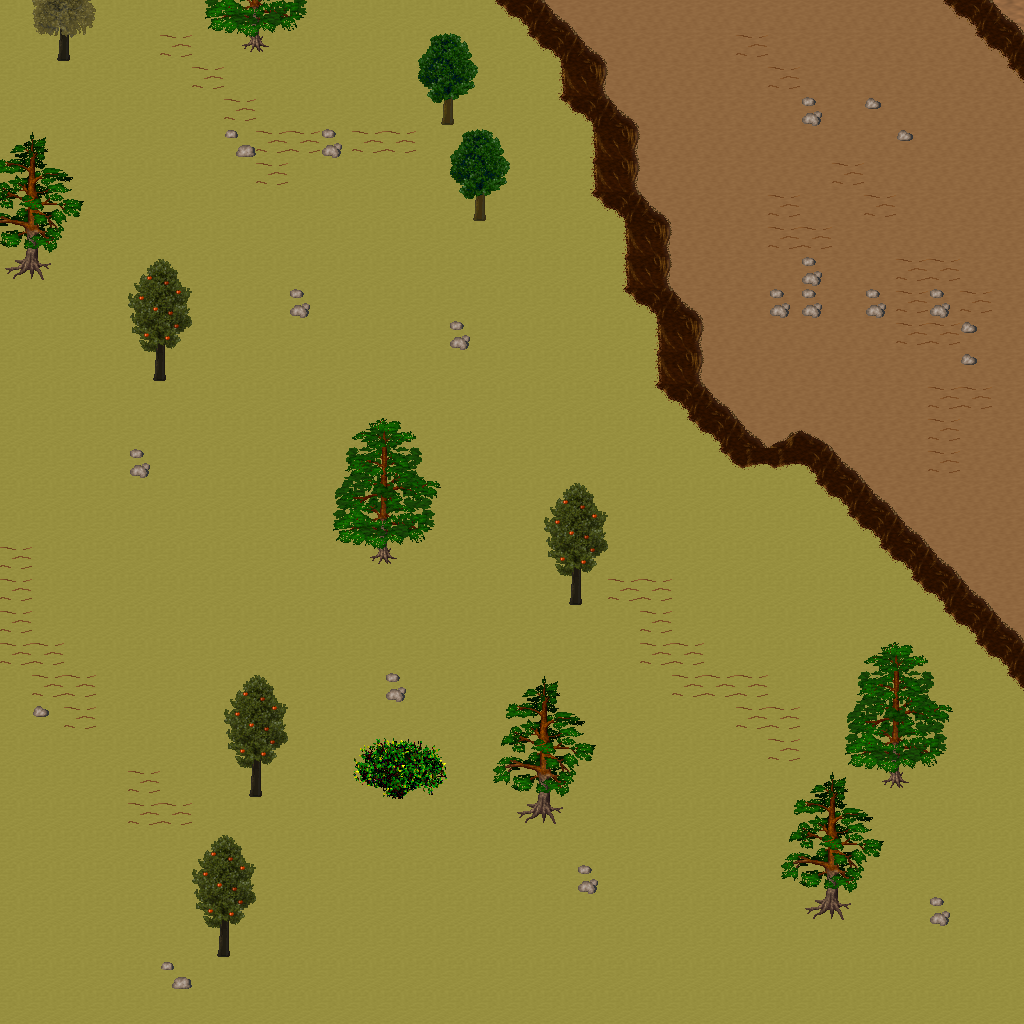

Rendered tile map (Tiled .tmx) drawn with the repository's tilesets; below, a short description and the map source with its tile grids summarised:
An orthogonal 32x32 tile map with 32x32 px tiles, 5 tile layers (Ground, Objects, Objects2, Above, ...), 1 hidden layer not drawn, 17 tilesets.

<map version="1.10" tiledversion="1.11.0" orientation="orthogonal" renderorder="right-down" width="32" height="32" tilewidth="32" tileheight="32" infinite="0" nextlayerid="11" nextobjectid="1">
 <tileset firstgid="1" name="ground_ground" tilewidth="32" tileheight="32" tilecount="33" columns="3">
  <image source="../drawable/ground_ground.png" width="96" height="352" />
 </tileset>
 <tileset firstgid="34" name="ground_rock_pebbles" tilewidth="32" tileheight="32" tilecount="3" columns="1">
  <image source="../drawable/ground_rock_pebbles.png" width="32" height="96" />
 </tileset>
 <tileset firstgid="37" name="ground_grass_edges" tilewidth="32" tileheight="32" tilecount="36" columns="12">
  <image source="../drawable/ground_grass_edges.png" width="384" height="96" />
 </tileset>
 <tileset firstgid="73" name="plant_flower_daisy_white" tilewidth="32" tileheight="32" tilecount="8" columns="2">
  <image source="../drawable/plant_flower_daisy_white.png" width="64" height="128" />
 </tileset>
 <tileset firstgid="81" name="ground_ridge_earth_dark" tilewidth="32" tileheight="32" tilecount="96" columns="12">
  <image source="../drawable/ground_ridge_earth_dark.png" width="384" height="256" />
 </tileset>
 <tileset firstgid="177" name="plant_grasses" tilewidth="32" tileheight="32" tilecount="6" columns="3">
  <image source="../drawable/plant_grasses.png" width="96" height="64" />
 </tileset>
 <tileset firstgid="183" name="ground_earth_edges" tilewidth="32" tileheight="32" tilecount="18" columns="6">
  <image source="../drawable/ground_earth_edges.png" width="192" height="96" />
 </tileset>
 <tileset firstgid="201" name="ground_pothole" tilewidth="32" tileheight="32" tilecount="4" columns="4">
  <image source="../drawable/ground_pothole.png" width="128" height="32" />
 </tileset>
 <tileset firstgid="205" name="item_statue_green_stone_3" tilewidth="32" tileheight="32" tilecount="3" columns="1">
  <image source="../drawable/item_statue_green_stone_3.png" width="32" height="96" />
 </tileset>
 <tileset firstgid="208" name="ground_rock_rocks_2" tilewidth="32" tileheight="32" tilecount="4" columns="2">
  <image source="../drawable/ground_rock_rocks_2.png" width="64" height="64" />
 </tileset>
 <tileset firstgid="212" name="logic_creature_animal" tilewidth="32" tileheight="32" tilecount="32" columns="8">
  <image source="../drawable/logic_creature_animal.png" width="256" height="128" />
 </tileset>
 <tileset firstgid="244" name="logic_collision" tilewidth="32" tileheight="32" tilecount="1" columns="1">
  <image source="../drawable/logic_collision.png" width="32" height="32" />
 </tileset>
 <tileset firstgid="245" name="plant_tree_taller_trees" tilewidth="32" tileheight="32" tilecount="32" columns="8">
  <image source="../drawable/plant_tree_taller_trees.png" width="256" height="128" />
 </tileset>
 <tileset firstgid="277" name="plant_tree_spruce" tilewidth="32" tileheight="32" tilecount="6" columns="2">
  <image source="../drawable/plant_tree_spruce.png" width="64" height="96" />
 </tileset>
 <tileset firstgid="283" name="plant_bush_bush_mult_colored" tilewidth="32" tileheight="32" tilecount="6" columns="3">
  <image source="../drawable/plant_bush_bush_mult_colored.png" width="96" height="64" />
 </tileset>
 <tileset firstgid="289" name="plant_tree_pine_tree" tilewidth="32" tileheight="32" tilecount="20" columns="4">
  <image source="../drawable/plant_tree_pine_tree.png" width="128" height="160" />
 </tileset>
 <tileset firstgid="309" name="plant_tree_pine_tree_1" tilewidth="32" tileheight="32" tilecount="20" columns="4">
  <image source="../drawable/plant_tree_pine_tree_1.png" width="128" height="160" />
 </tileset>
 <layer id="1" name="Ground" width="32" height="32">
  <data>[1024 cells, 1024 non-empty, 3 distinct tile ids]</data>
 </layer>
 <layer id="2" name="Objects" width="32" height="32">
  <data>[1024 cells, 162 non-empty, 26 distinct tile ids]</data>
 </layer>
 <layer id="3" name="Objects2" width="32" height="32">
  <data>[1024 cells, 0 non-empty, 0 distinct tile ids]</data>
 </layer>
 <layer id="4" name="Above" width="32" height="32">
  <data>[1024 cells, 116 non-empty, 46 distinct tile ids]</data>
 </layer>
 <layer id="5" name="Above2" width="32" height="32">
  <data>[1024 cells, 0 non-empty, 0 distinct tile ids]</data>
 </layer>
 <layer id="6" name="Walkable" width="32" height="32" visible="0">
  <data>[1024 cells, 79 non-empty, 1 distinct tile ids]</data>
 </layer>
 <objectgroup id="7" name="Mapevents" />
 <objectgroup id="8" name="Spawn" />
 <objectgroup id="9" name="Keys" />
 <objectgroup id="10" name="Replace" />
</map>
